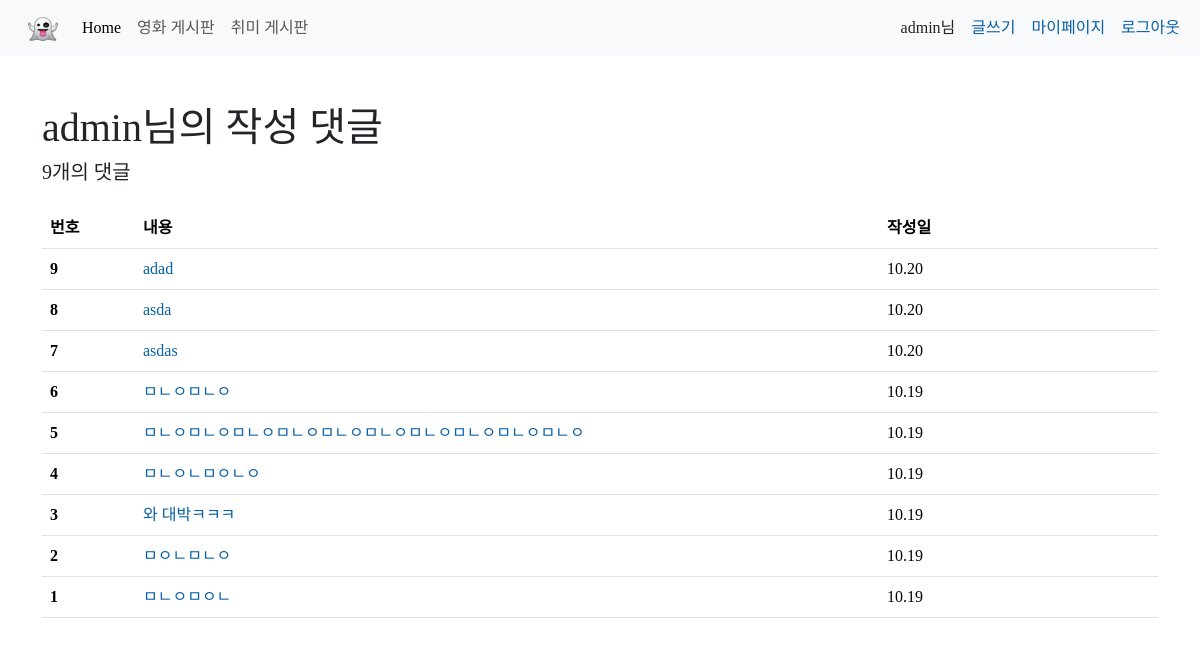
Before: /accounts/6/comments/ (signed in) with the older database file.
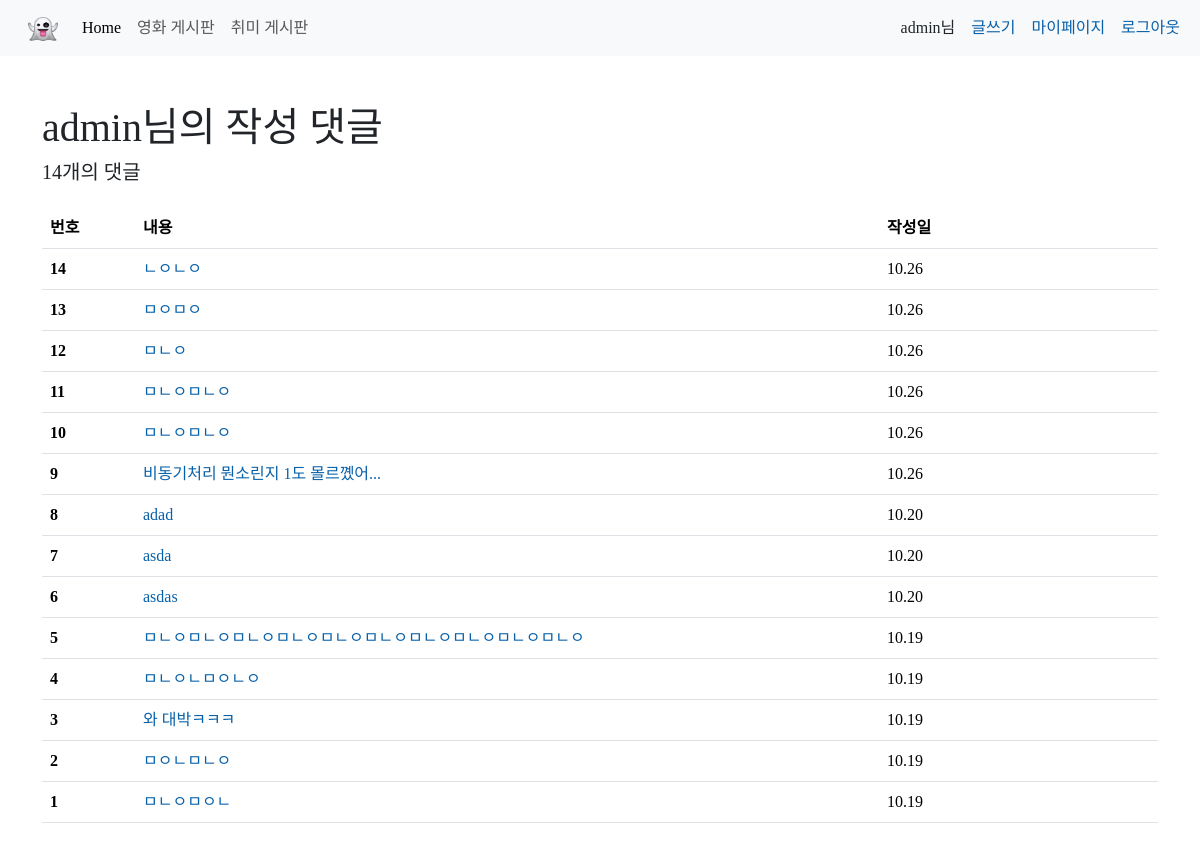
After: the same page with the newer database file.
### articles/models.py (models this page shows)
class Comment(models.Model):
    user = models.ForeignKey(get_user_model(), on_delete=models.CASCADE)
    created_at = models.DateTimeField(auto_now_add=True)
    content = models.TextField()
    article = models.ForeignKey(Articles, on_delete=models.CASCADE)

### accounts/views.py (the view)
# urls.py: path("<int:pk>/comments/", views.comments, name="comments"),
@login_required
def comments(request, pk):
    comments = Comment.objects.filter(user=request.user).order_by("-pk")
    context = {
        "comments": comments,
    }
    return render(request, 'accounts/comments.html', context)

### accounts/templates/accounts/comments.html
{% extends 'base.html' %}
{% load django_bootstrap5 %}
{% block css %}
  <link rel="stylesheet" href="https://cdn.jsdelivr.net/npm/bootstrap-icons@1.9.1/font/bootstrap-icons.css">
{% endblock css %}
{% block content %}
  <div class="container my-5">
    <h1 class="mb-2">{{ request.user }}님의 작성 댓글</h1>
    <h5 class="mb-4">{{ comments|length }}개의 댓글</h5>
    <div>
      <table class="table table-hover">
        <thead>
          <tr>
            <th scope="col">번호</th>
            <th scope="col">내용</th>
            <th scope="col">작성일</th>
          </tr>
        </thead>
        <tbody>
          {% for comment in comments %}
            <tr>
              <th scope="row" class="align-middle col-md-1">{{ forloop.revcounter }}</td>
              <td class="align-middle col-md-8">
                <a href="{% url 'articles:detail' comment.article.pk %}" class="text-decoration-none">{{ comment.content }}</a>
              </td>
              <td class="align-middle col-md-3">{{ comment.created_at|date:'m.d' }}</td>
            </tr>
          {% endfor %}
        </tbody>
      </table>
    </div>
  </div>
{% endblock content %}

Changed rows visible on the page:
removed Comment: content "ㅁㄴㅇㅁㄴㅇ", created_at "10.19"
added Comment: content "ㄴㅇㄴㅇ", created_at "10.26"
added Comment: content "ㅁㅇㅁㅇ", created_at "10.26"
added Comment: content "ㅁㄴㅇ", created_at "10.26"
added Comment: content "ㅁㄴㅇㅁㄴㅇ", created_at "10.26"
added Comment: content "ㅁㄴㅇㅁㄴㅇ", created_at "10.26"
added Comment: content "비동기처리 뭔소린지 1도 몰르꼤어...", created_at "10.26"
Other visible differences:
{{ comments|length }}: "9" → "14"
